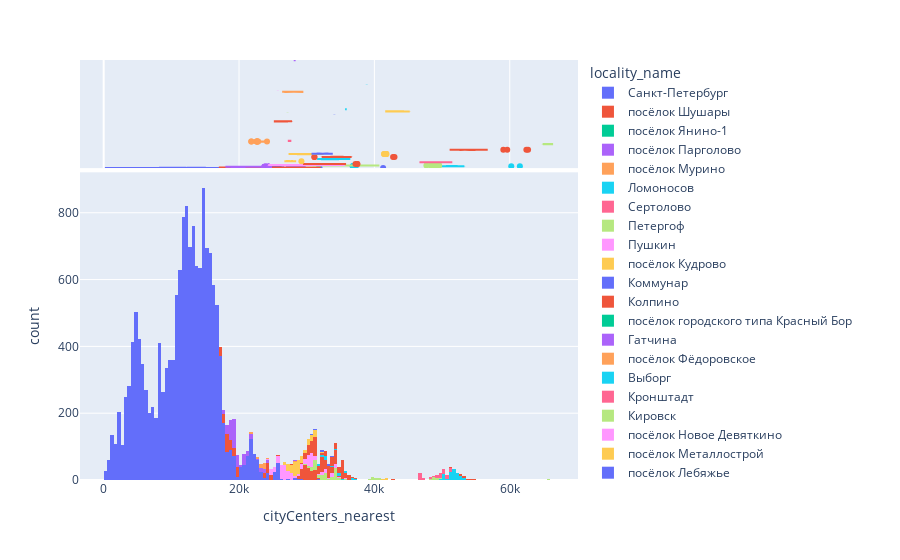

Notebook code for this chart:
### Markdown cell above
# Чистим nearest снова

### Code cell
px.histogram(data, x = 'cityCenters_nearest', color = 'locality_name', marginal = 'box')
